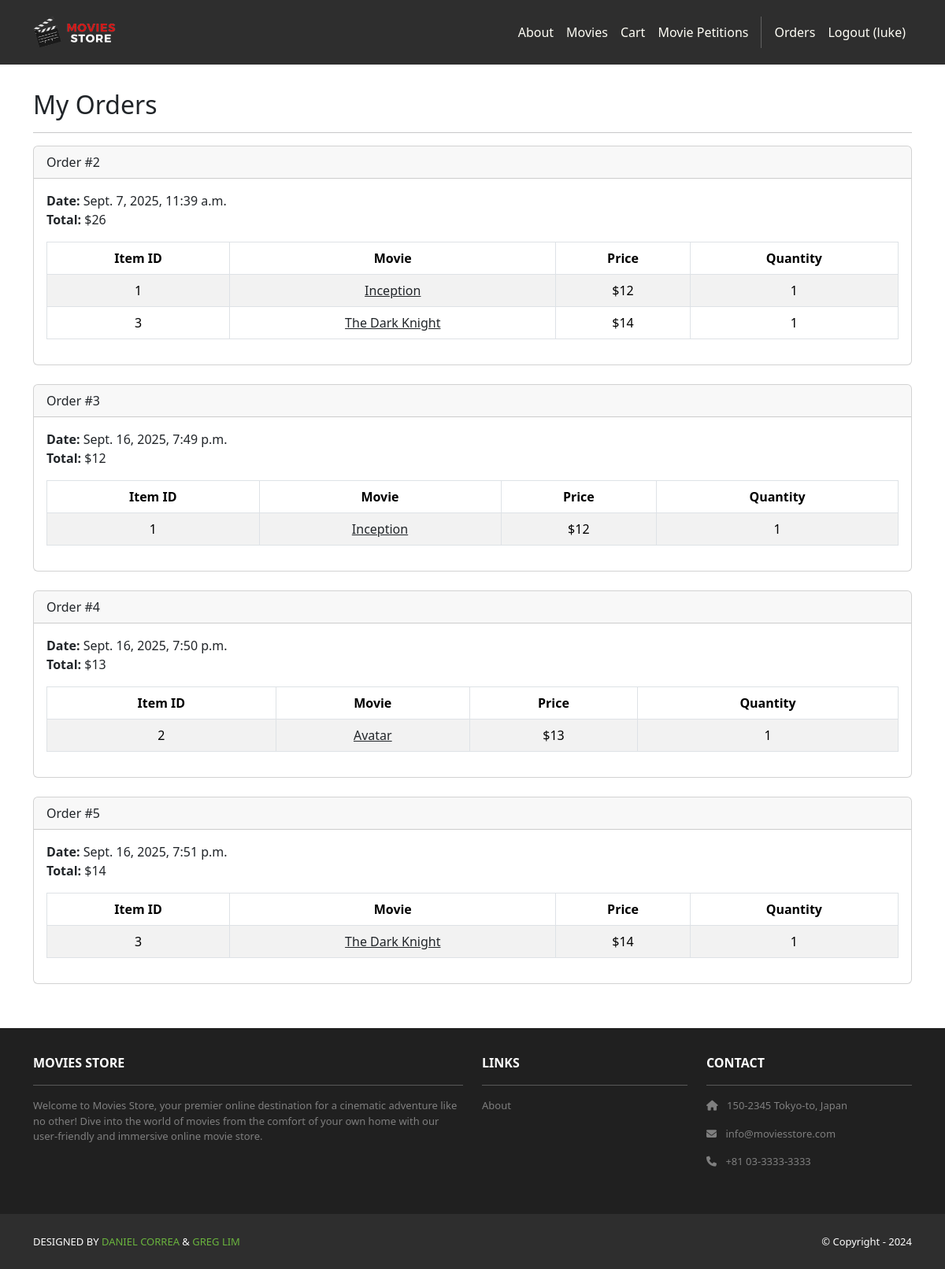
The page /accounts/orders/ (signed in) on the database its author committed.
### cart/models.py (models this page shows, shortened)
class Order(models.Model):
    id = models.AutoField(primary_key=True)
    total = models.IntegerField()
    date = models.DateTimeField(auto_now_add=True)
    user = models.ForeignKey(User, on_delete=models.CASCADE)

class Item(models.Model):
    id = models.AutoField(primary_key=True)
    price = models.IntegerField()
    quantity = models.IntegerField()
    order = models.ForeignKey(Order, on_delete=models.CASCADE)
    movie = models.ForeignKey(Movie, on_delete=models.CASCADE)

### movies/models.py (models this page shows, shortened)
class Movie(models.Model):
    id = models.AutoField(primary_key=True)
    name = models.CharField(max_length=255)
    price = models.IntegerField()
    description = models.TextField()
    image = models.ImageField(upload_to='movie_images/')

### accounts/views.py (the view)
# urls.py: path('orders/', views.orders, name='accounts.orders'),
@login_required
def orders(request):
    template_data = {}
    template_data['title'] = 'Orders'
    template_data['orders'] = request.user.order_set.all()
    return render(request, 'accounts/orders.html', {'template_data': template_data})

### accounts/templates/accounts/orders.html
{% extends 'base.html' %}
{% block content %}
<div class="p-3">
  <div class="container">
    <div class="row mt-3">
      <div class="col mx-auto mb-3">
        <h2>My Orders</h2>
        <hr />
        {% for order in template_data.orders %}
        <div class="card mb-4">
          <div class="card-header">
            Order #{{ order.id }}
          </div>
          <div class="card-body">
            <b>Date:</b> {{ order.date }}<br />
            <b>Total:</b> ${{ order.total }}<br />
            <table class="table table-bordered table-striped text-center mt-3">
              <thead>
                <tr>
                  <th scope="col">Item ID</th>
                  <th scope="col">Movie</th>
                  <th scope="col">Price</th>
                  <th scope="col">Quantity</th>
                </tr>
              </thead>
              <tbody>
                {% for item in order.item_set.all %}
                <tr>
                  <td>{{ item.movie.id }}</td>
                  <td>
                    <a class="link-dark" href="{% url 'movies.show' id=item.movie.id %}">
                      {{ item.movie.name }}
                    </a>
                  </td>
                  <td>${{ item.movie.price }}</td>
                  <td>{{ item.quantity }}</td>
                </tr>
                {% endfor %}
              </tbody>
            </table>
          </div>
        </div>
        {% endfor %}
      </div>
    </div>
  </div>
</div>
{% endblock content %}

### moviesstore/templates/base.html (shortened to what this page needs)
<!DOCTYPE html>
<html>
  {% load static %}
  <head>
    <link href="https://cdn.jsdelivr.net/npm/bootstrap@5.3.3/dist/css/bootstrap.min.css" rel="stylesheet">
    <link rel="stylesheet" href="https://cdnjs.cloudflare.com/ajax/libs/font-awesome/6.1.1/css/all.min.css">
    <link rel="stylesheet" type="text/css" href="{% static 'css/style.css' %}">
  </head>
  <body>
    <nav class="p-3 navbar navbar-dark bg-dark navbar-expand-lg">
      <div class="container">
        <a class="navbar-brand" href="{% url 'home.index' %}">
          <img src="{% static 'img/logo.png' %}" alt="logo" height="40" />
        </a>
        <div class="collapse navbar-collapse" id="navbarNavAltMarkup">
          <div class="navbar-nav ms-auto navbar-ml">
            <a class="nav-link" href="{% url 'home.about' %}">About</a>
            <a class="nav-link" href="{% url 'movies.index' %}">Movies</a>
            <a class="nav-link" href="{% url 'cart.index' %}">Cart</a>
            <a class="nav-link" href="{% url 'petition_list' %}">Movie Petitions</a>
            {% if user.is_authenticated %}
            <a class="nav-link" href="{% url 'accounts.orders' %}">Orders</a>
            <a class="nav-link" href="{% url 'accounts.logout' %}">Logout ({{ user.username }})</a>
            {% else %}
            <a class="nav-link" href="{% url 'accounts.login' %}">Login</a>
            <a class="nav-link" href="{% url 'accounts.signup' %}">Sign Up</a>
            {% endif %}
          </div>
        </div>
      </div>
    </nav>
    <div>
      {% block content %}
      {% endblock content %}
    </div>
    <section class="p-3 ms-footer d-none d-md-block">
      <div class="container">
        <div class="row mt-3 text-white">
          <div class="col-md-6 col-lg-6 col-xl-6 mx-auto mb-4">
            <b>MOVIES STORE</b>
            <hr />
            <p>Welcome to Movies Store, your premier online destination for a cinematic
              adventure like no other! Dive into the world of movies from the comfort of your own home with our user-friendly
              and immersive online movie store.</p>
          </div>
          <div class="col-md-3 col-lg-3 col-xl-3 mx-auto mb-4">
            <b>LINKS</b>
            <hr />
            <p><a class="nav-link" href="{% url 'home.about' %}">About</a></p>
          </div>
          <div class="col-md-3 col-lg-3 col-xl-3 mx-auto mb-4">
            <b>CONTACT</b>
            <hr />
            <p><i class="fas fa-home me-2"></i> 150-2345 Tokyo-to, Japan</p>
            <p><i class="fas fa-envelope me-2"></i> info@moviesstore.com</p>
            <p><i class="fas fa-phone me-2"></i> +81 03-3333-3333</p>
          </div>
        </div>
      </div>
    </section>
    <section class="p-3 ms-footer-bottom bg-dark">
      <div class="container d-flex justify-content-between">
        <div class="me-5 text-white">
          <span>DESIGNED BY <a href="https://www.x.com/danielgarax" target="_blank">DANIEL CORREA</a> &
            <a href="https://www.x.com/greglim81" target="_blank">GREG LIM</a>
          </span>
        </div>
        <div class="text-white">
          <span>© Copyright - 2024</span>
        </div>
      </div>
    </section>
  </body>
</html>

### moviesstore/static/css/style.css (style rules this page uses)
.navbar a.nav-link { color: #FFFEF6 !important; }
.bg-dark { background-color: #2E2E2E !important; }
.ms-footer { background-color: #202020; }
.ms-footer p { color: #7F7F7F; font-size: 13px; }
.ms-footer-bottom span { font-size: 13px; line-height: 38px; }
.ms-footer-bottom a { color: #6ab43e; text-decoration: none; }

### rows shown on the page
Order: id "2", date "Sept. 7, 2025, 11:39 a.m.", total "26"
Item: movie.id "1", movie.name "Inception", movie.price "12", quantity "1"
Item: movie.id "3", movie.name "The Dark Knight", movie.price "14", quantity "1"
Order: id "3", date "Sept. 16, 2025, 7:49 p.m.", total "12"
Item: movie.id "1", movie.name "Inception", movie.price "12", quantity "1"
Order: id "4", date "Sept. 16, 2025, 7:50 p.m.", total "13"
Item: movie.id "2", movie.name "Avatar", movie.price "13", quantity "1"
Order: id "5", date "Sept. 16, 2025, 7:51 p.m.", total "14"
Item: movie.id "3", movie.name "The Dark Knight", movie.price "14", quantity "1"

### other values the page prints
{{ user.username }} "luke"
